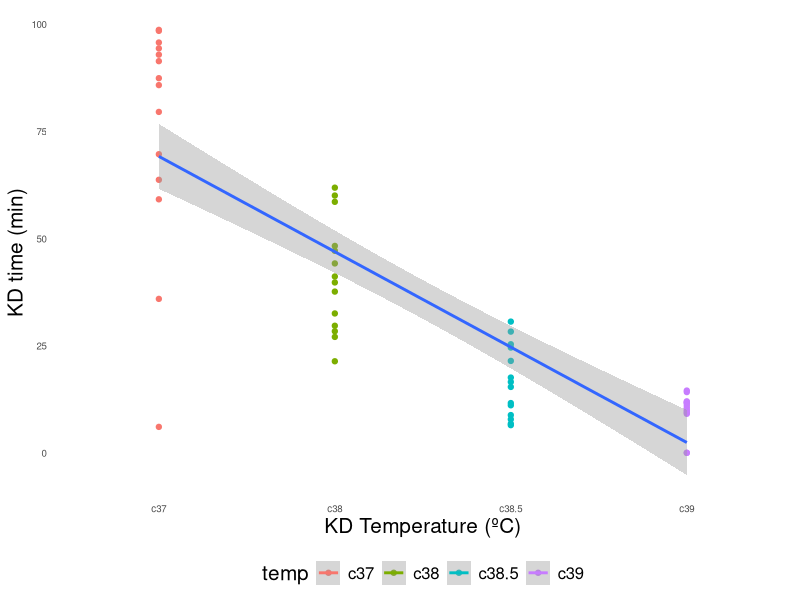
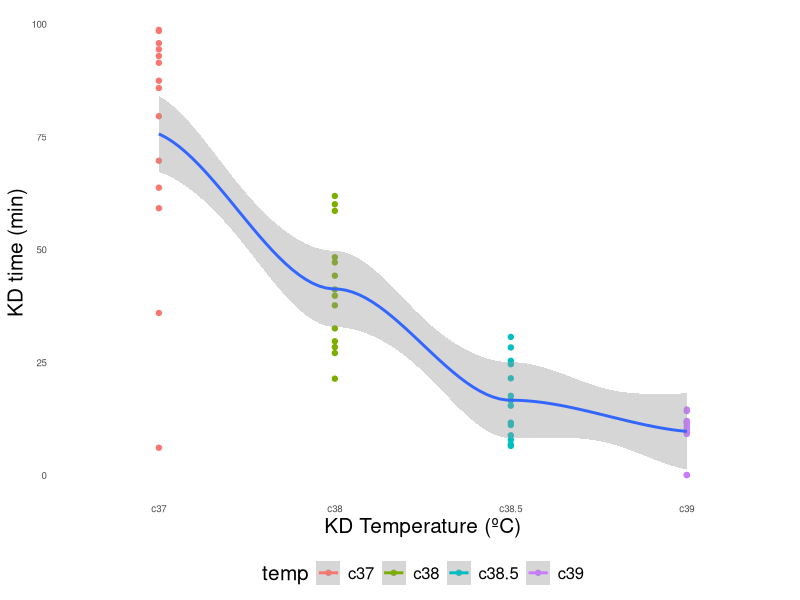

These figures' R source, in order:
## ---- chunk 1
library(lubridate)
library(dplyr)
library(ggplot2)
library(tidyr)
## ---- chunk 2
temp<- c(37, 38, 38.5, 39)
t37 <- c("35:54", "87:22", "95:41", "94:19", "06:03", "92:51", "79:30", "69:38", "63:40", "85:45", "91:20", "59:07", "98:24", "98:38")
t38 <- c("39:44", "58:32", "41:07", "60:00", "27:02", "61:50", "28:21", "44:10", "47:07", "29:38", "32:30", "48:15", "37:36", "21:21")
t38.5 <- c("24:33", "11:36", "06:27", "30:36", "16:32", "11:05", "06:47", "28:16", "15:22", "25:19", "21:26", "07:49", "17:33", "08:48")
t39 <- c("09:20", "00:00", "10:00", "11:00", "09:06", "14:10", "11:40", "14:31", "10:30", "09:40", "12:00", "11:50", "00:00", "11:30")

c37 <-lubridate::minute(ms(t37))+lubridate::second(ms(t37))/60
c38 <-lubridate::minute(ms(t38))+lubridate::second(ms(t38))/60
c38.5 <-lubridate::minute(ms(t38.5))+lubridate::second(ms(t38.5))/60
c39 <- lubridate::minute(ms(t39))+lubridate::second(ms(t39))/60
## ---- chunk 3
y <- c(c37,c38, c38.5, c39)
df<-data.frame(c37,c38, c38.5, c39)
df.long <- gather(df, temp, y)
## ---- chunk 4
line<- ggplot(df.long,aes(x=temp,y=y, colour=temp))+geom_point()+
  labs(x = "KD Temperature (ºC)", y = "KD time (min)") + theme(
        axis.ticks.x=element_blank(),legend.position="bottom",
        axis.ticks.y=element_blank(),panel.background = element_blank(),
        panel.grid.major = element_blank(),panel.grid.minor =
          element_blank(),axis.text=element_text(size=7),text=element_text(size=15))+geom_smooth(aes(group = "Subject"), method = "lm", se = T)
line

ex<-ggplot(df.long,aes(x=temp,y=y, colour=temp))+geom_point()+
  labs(x = "KD Temperature (ºC)", y = "KD time (min)") + theme(
        axis.ticks.x=element_blank(),legend.position="bottom",
        axis.ticks.y=element_blank(),panel.background = element_blank(),
        panel.grid.major = element_blank(),panel.grid.minor =
          element_blank(),axis.text=element_text(size=7),text=element_text(size=15))+geom_smooth(aes(group = "Subject"), method = "loess", se = T)
ex
## ---- chunk 5
sessionInfo()
